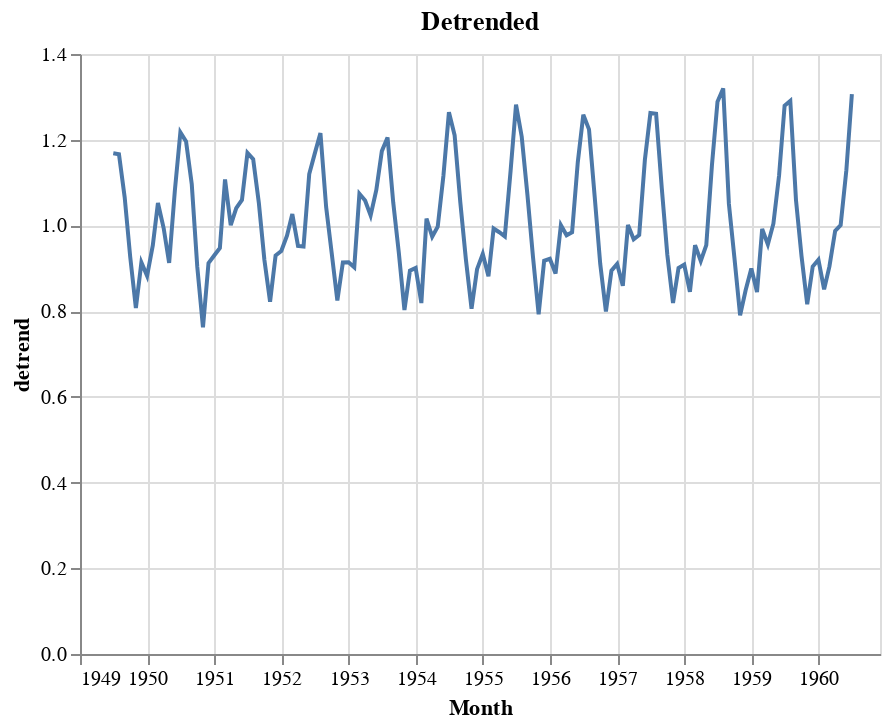

Notebook source saved alongside this figure:
### Markdown cell above
### Remove the trend

### Code cell
df['detrend'] = df['Passengers'] / df['trend']
alt.Chart(df).mark_line().encode(
    x='Month:T',
    y='detrend:Q'
).properties(title='Detrended')

### Figure 1 — Vega-Lite specification as saved in the notebook (floating-point values rounded to 4 significant figures; data arrays with more than 128 entries replaced by an {"elided": "..."} marker saying what was removed)
{"config": {"view": {"continuousWidth": 400, "continuousHeight": 300}}, "data": {"name": "data-189430be1906d3dd37a4a9d3289106f4"}, "mark": "line", "encoding": {"x": {"type": "temporal", "field": "Month"}, "y": {"type": "quantitative", "field": "detrend"}}, "title": "Detrended", "$schema": "https://vega.github.io/schema/vega-lite/v4.8.1.json", "datasets": {"data-189430be1906d3dd37a4a9d3289106f4": {"elided": "144 records"}}}
